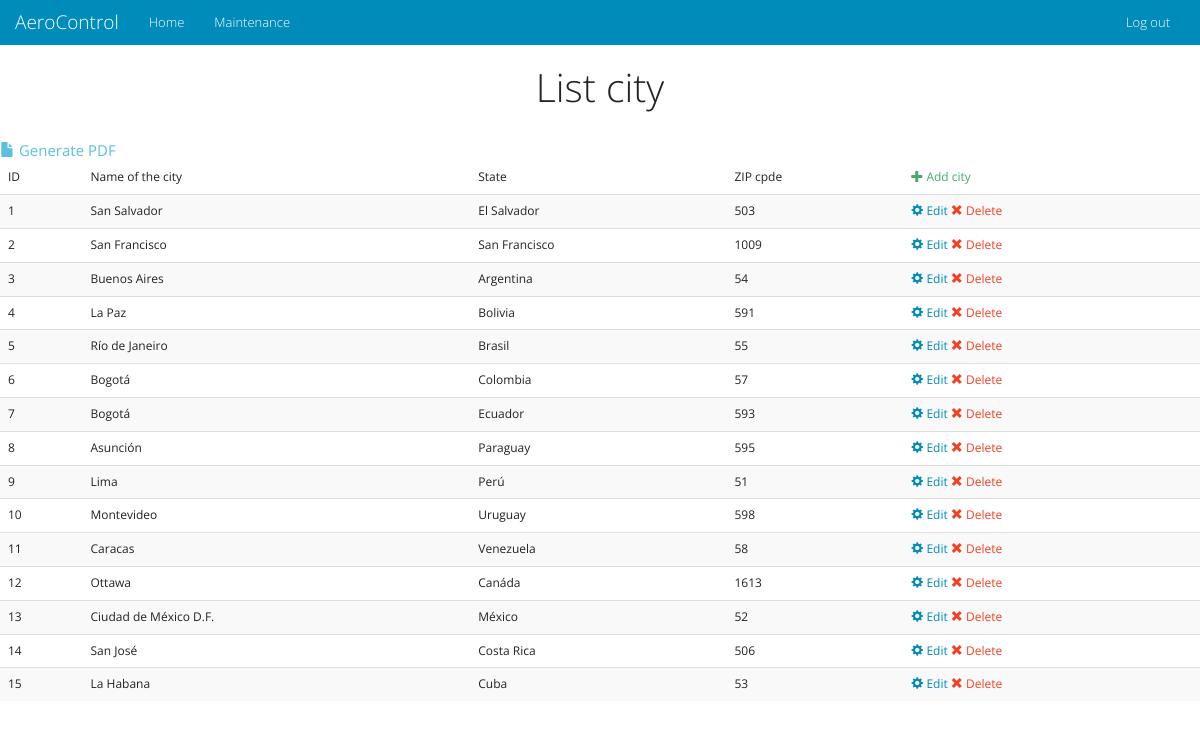
The app's page /en/admin/cities.php, older data.
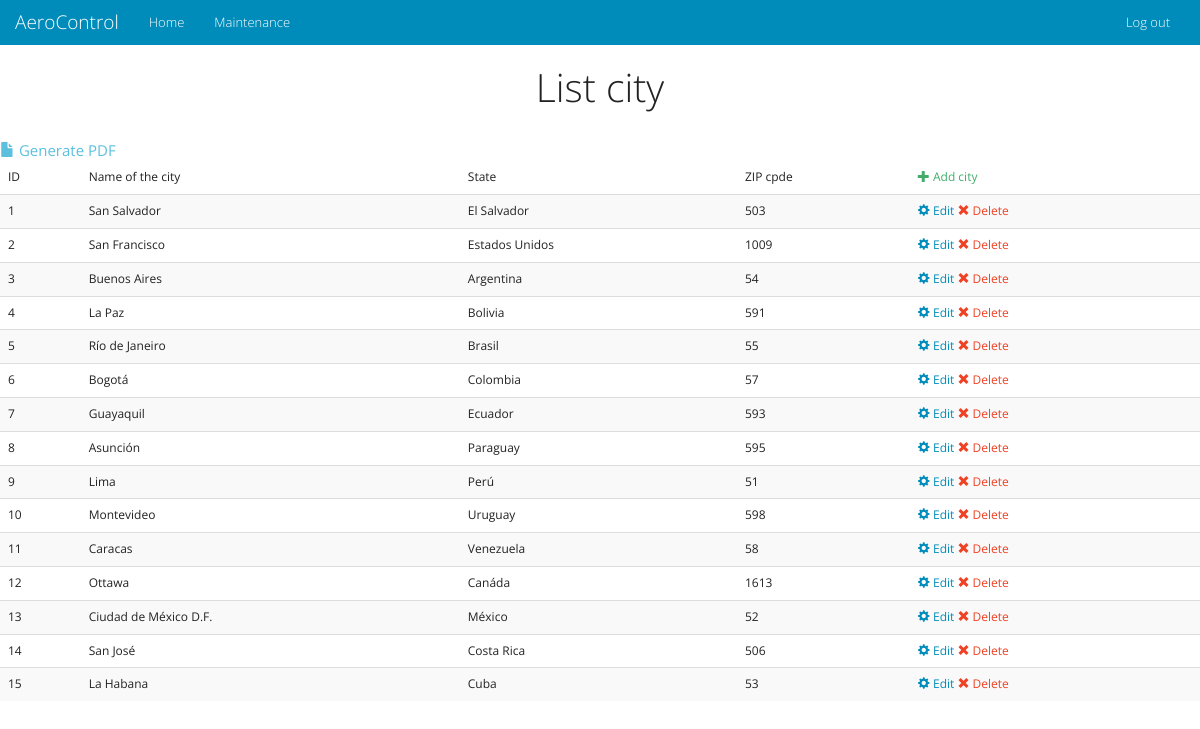
The same page, newer data.
### tables this page shows
CREATE TABLE IF NOT EXISTS `cities` (
`id` int(11) NOT NULL,
  `city` varchar(50) NOT NULL,
  `state` varchar(50) NOT NULL,
  `zip` int(11) NOT NULL
);

### en/admin/cities.php (the view, shortened to what this page needs)
<!DOCTYPE html>
<html lang="en">
<head>
    <link href="../docs/css/bootstrap.css" rel="stylesheet">
    <link href="../docs/css/font-awesome.css" rel="stylesheet">
    <link href="../docs/css/ionicons.css" rel="stylesheet">
</head>
<body>
<div class="container-fluid">
    <div class="row">
    <?php include 'nav.php'; ?>
        <h1 class="text-center">List city </h1>
        <br>
<?php
include "../docs/connect.php";
$query = "SELECT id, city, state, zip FROM cities ORDER BY id";
$resultado = mysql_query($query, $link);
$total = mysql_num_rows($resultado);
if($total>0)
{
?>
		<a href='exportcities.php' target="_blank" class="text-info"><span class='glyphicon glyphicon-file' aria-hidden='true'></span> Generate PDF</a>
        <table class="table table-striped">
            <thead><tr><td>ID</td><td>Name of the city</td><td>State</td><td>ZIP cpde</td><td><a href='addcity.php' class="text-success"><span class='glyphicon glyphicon-plus' aria-hidden='true'></span> Add city</a></td></tr></thead><tbody>
<?php
    while($row = mysql_fetch_array($resultado))
	{
        echo "<tr><td>".$row['id']."</td>";
        echo "<td>".$row['city']."</td>";
        echo "<td>".$row['state']."</td>";
        echo "<td>".$row['zip']."</td>";
        echo "<td><a href='editcity.php?city=".$row['id']."'><span class='glyphicon glyphicon-cog' aria-hidden='true'></span>  Edit</a>   <a href='dropcity.php?city=".$row['id']."' class='text-danger'><span class='glyphicon glyphicon-remove' aria-hidden='true'></span>  Delete</a></td></tr>";
    }
}
else
{
    echo "<p class='text-danger text-center'>Error: The data base is empty <a href='addcity.php' class='text-success'>Add city</a></p>";
}
?>
        </tbody></table>
        </div>
</div>
</body>
</html>

Row changes from the older to the newer data that the page shows:
changed cities "San Francisco": state "San Francisco" → "Estados Unidos"
changed cities "Ecuador": city "Bogotá" → "Guayaquil"
